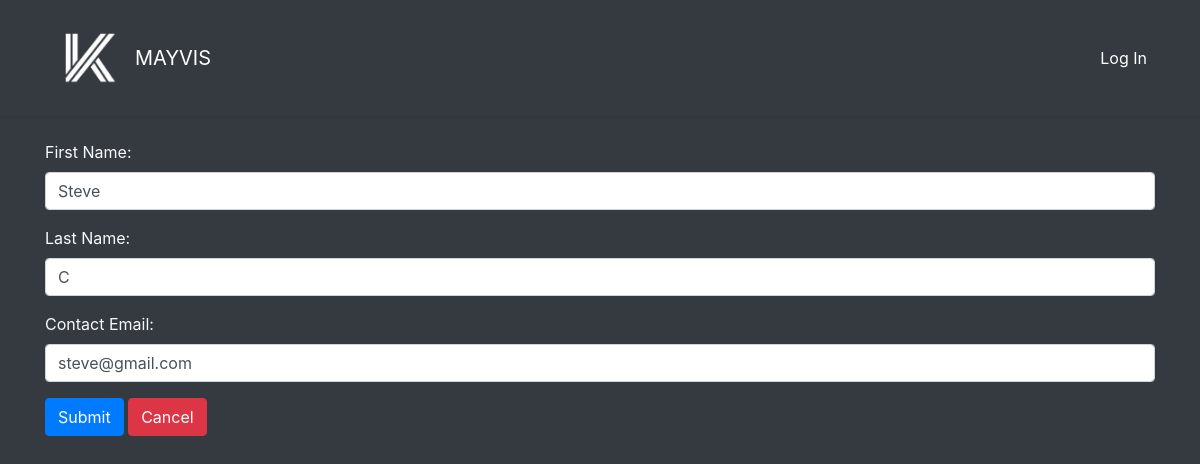
The app's page /usercontrol-contact.php?contact_id=1 (signed in) with its own data.
### tables this page shows
CREATE TABLE `contacts` (
  `contact_id` int(11) NOT NULL,
  `first_name` text NOT NULL,
  `last_name` text NOT NULL,
  `email` text DEFAULT NULL,
  `user_id` int(11) DEFAULT NULL,
  `client_id` int(11) DEFAULT NULL
);

### usercontrol-contact.php (the view, shortened to what this page needs)
<?php
include 'connect.php';
include 'includes/header-new.php';
$contact_id = $_GET['contact_id'];
$sql = "SELECT * FROM contacts WHERE contact_id = '$contact_id'";
$result = mysqli_query($conn, $sql);
if (mysqli_error($conn)) {
    $message = "<p>There was a problem searching</p>";
} else {
    while ($row = mysqli_fetch_assoc($result)) {
        $first_name = $row['first_name'];
        $last_name = $row['last_name'];
        $email = $row['email'];
    }
}
?>
<div class='container'>
<form action="contact-edit-submit.php?contact_id=<?php echo $contact_id?>" method="POST" class="needs-validation" novalidate>
<div class="form-group ">
        <div class="form-group">
            <label for="firstName">First Name:</label>
            <input type="text" class="form-control" id="firstName" name="firstName" value="<?php echo htmlspecialchars($first_name); ?>" required>
        </div>
        <div class="form-group">
            <label for="lastName">Last Name:</label>
            <input type="text" class="form-control" id="lastName" name="lastName" value="<?php echo htmlspecialchars($last_name); ?>" required>
        </div>
        <div class="form-group">
            <label for="contactEmail">Contact Email:</label>
            <input type="email" class="form-control" id="contactEmail" name="contactEmail" value="<?php echo htmlspecialchars($email); ?>" required>
        </div>
    </div>
    <input type="submit" value="Submit" class="btn btn-primary">
    <a href="employee-usercontrol.php" class="btn btn-danger">Cancel</a>
</form>
</div>

### records on screen
contacts: firstName "Steve", lastName "C", contactEmail "steve@gmail.com"
